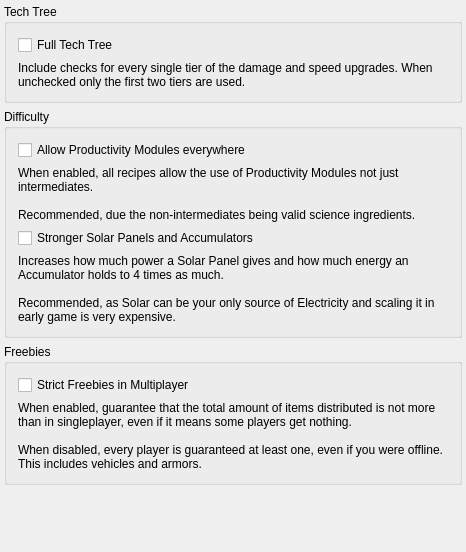
<?xml version="1.0" encoding="UTF-8"?>
<ui version="4.0">
 <class>PresetFactorioPatches</class>
 <widget class="QMainWindow" name="PresetFactorioPatches">
  <property name="geometry">
   <rect>
    <x>0</x>
    <y>0</y>
    <width>466</width>
    <height>552</height>
   </rect>
  </property>
  <property name="windowTitle">
   <string>Other</string>
  </property>
  <widget class="QWidget" name="centralWidget">
   <property name="maximumSize">
    <size>
     <width>16777215</width>
     <height>16777215</height>
    </size>
   </property>
   <layout class="QVBoxLayout" name="root_layout">
    <property name="leftMargin">
     <number>4</number>
    </property>
    <property name="topMargin">
     <number>4</number>
    </property>
    <property name="rightMargin">
     <number>4</number>
    </property>
    <property name="bottomMargin">
     <number>4</number>
    </property>
    <item>
     <widget class="QGroupBox" name="tech_tree_group">
      <property name="title">
       <string>Tech Tree</string>
      </property>
      <layout class="QVBoxLayout" name="tech_tree_layout">
       <item>
        <widget class="QCheckBox" name="full_tech_tree_check">
         <property name="enabled">
          <bool>true</bool>
         </property>
         <property name="text">
          <string>Full Tech Tree</string>
         </property>
        </widget>
       </item>
       <item>
        <widget class="QLabel" name="full_tech_tree_label">
         <property name="sizePolicy">
          <sizepolicy hsizetype="Preferred" vsizetype="Fixed">
           <horstretch>0</horstretch>
           <verstretch>0</verstretch>
          </sizepolicy>
         </property>
         <property name="maximumSize">
          <size>
           <width>16777215</width>
           <height>60</height>
          </size>
         </property>
         <property name="text">
          <string>&lt;html&gt;&lt;head/&gt;&lt;body&gt;&lt;p&gt;Include checks for every single tier of the damage and speed upgrades. When unchecked only the first two tiers are used.&lt;/p&gt;&lt;/body&gt;&lt;/html&gt;</string>
         </property>
         <property name="alignment">
          <set>Qt::AlignmentFlag::AlignLeading|Qt::AlignmentFlag::AlignLeft|Qt::AlignmentFlag::AlignTop</set>
         </property>
         <property name="wordWrap">
          <bool>true</bool>
         </property>
         <property name="openExternalLinks">
          <bool>true</bool>
         </property>
        </widget>
       </item>
      </layout>
     </widget>
    </item>
    <item>
     <widget class="QGroupBox" name="difficulty_group">
      <property name="title">
       <string>Difficulty</string>
      </property>
      <layout class="QVBoxLayout" name="difficulty_layout">
       <item>
        <widget class="QCheckBox" name="allow_productivity_check">
         <property name="text">
          <string>Allow Productivity Modules everywhere</string>
         </property>
        </widget>
       </item>
       <item>
        <widget class="QLabel" name="allow_productivity_label">
         <property name="text">
          <string>When enabled, all recipes allow the use of Productivity Modules not just intermediates.

Recommended, due the non-intermediates being valid science ingredients.</string>
         </property>
         <property name="textFormat">
          <enum>Qt::TextFormat::MarkdownText</enum>
         </property>
         <property name="wordWrap">
          <bool>true</bool>
         </property>
        </widget>
       </item>
       <item>
        <widget class="QCheckBox" name="stronger_solar_check">
         <property name="text">
          <string>Stronger Solar Panels and Accumulators</string>
         </property>
        </widget>
       </item>
       <item>
        <widget class="QLabel" name="stronger_solar_label">
         <property name="text">
          <string>Increases how much power a Solar Panel gives and how much energy an Accumulator holds to 4 times as much.

Recommended, as Solar can be your only source of Electricity and scaling it in early game is very expensive.</string>
         </property>
         <property name="textFormat">
          <enum>Qt::TextFormat::MarkdownText</enum>
         </property>
         <property name="wordWrap">
          <bool>true</bool>
         </property>
        </widget>
       </item>
      </layout>
     </widget>
    </item>
    <item>
     <widget class="QGroupBox" name="freebies_group">
      <property name="title">
       <string>Freebies</string>
      </property>
      <layout class="QVBoxLayout" name="freebies_layout">
       <item>
        <widget class="QCheckBox" name="strict_multiplayer_freebie_check">
         <property name="text">
          <string>Strict Freebies in Multiplayer</string>
         </property>
        </widget>
       </item>
       <item>
        <widget class="QLabel" name="strict_multiplayer_freebie_label">
         <property name="text">
          <string>When enabled, guarantee that the total amount of items distributed is not more than in singleplayer, even if it means some players get nothing.

When disabled, every player is guaranteed at least one, even if you were offline. This includes vehicles and armors.</string>
         </property>
         <property name="textFormat">
          <enum>Qt::TextFormat::MarkdownText</enum>
         </property>
         <property name="wordWrap">
          <bool>true</bool>
         </property>
        </widget>
       </item>
      </layout>
     </widget>
    </item>
    <item>
     <spacer name="vertical_spacer">
      <property name="orientation">
       <enum>Qt::Orientation::Vertical</enum>
      </property>
      <property name="sizeHint" stdset="0">
       <size>
        <width>20</width>
        <height>40</height>
       </size>
      </property>
     </spacer>
    </item>
   </layout>
  </widget>
 </widget>
 <layoutdefault spacing="6" margin="11"/>
 <resources/>
 <connections/>
</ui>
